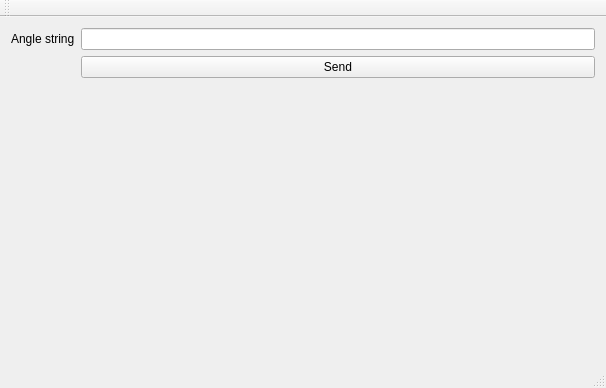
<?xml version="1.0" encoding="UTF-8"?>
<ui version="4.0">
 <class>MainWindow</class>
 <widget class="QMainWindow" name="MainWindow">
  <property name="geometry">
   <rect>
    <x>0</x>
    <y>0</y>
    <width>606</width>
    <height>388</height>
   </rect>
  </property>
  <property name="windowTitle">
   <string>MainWindow</string>
  </property>
  <widget class="QWidget" name="centralWidget">
   <layout class="QFormLayout" name="formLayout">
    <item row="1" column="0">
     <widget class="QLabel" name="label">
      <property name="text">
       <string>Angle string</string>
      </property>
     </widget>
    </item>
    <item row="1" column="1">
     <widget class="QLineEdit" name="txtAngles"/>
    </item>
    <item row="2" column="1">
     <widget class="QPushButton" name="buttSend">
      <property name="text">
       <string>Send</string>
      </property>
     </widget>
    </item>
   </layout>
  </widget>
  <widget class="QMenuBar" name="menuBar">
   <property name="geometry">
    <rect>
     <x>0</x>
     <y>0</y>
     <width>606</width>
     <height>27</height>
    </rect>
   </property>
  </widget>
  <widget class="QToolBar" name="mainToolBar">
   <attribute name="toolBarArea">
    <enum>TopToolBarArea</enum>
   </attribute>
   <attribute name="toolBarBreak">
    <bool>false</bool>
   </attribute>
  </widget>
  <widget class="QStatusBar" name="statusBar"/>
 </widget>
 <layoutdefault spacing="6" margin="11"/>
 <resources/>
 <connections/>
</ui>
